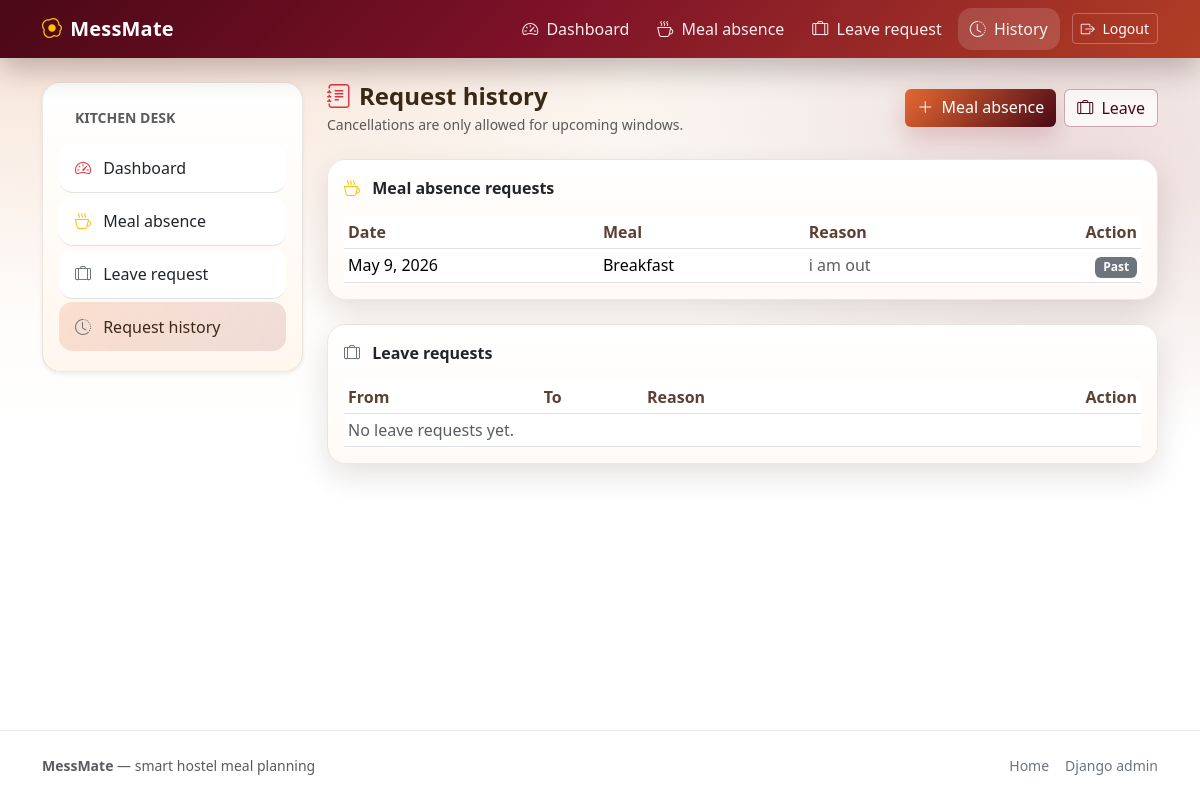
The app's page /requests/ (signed in), older data.
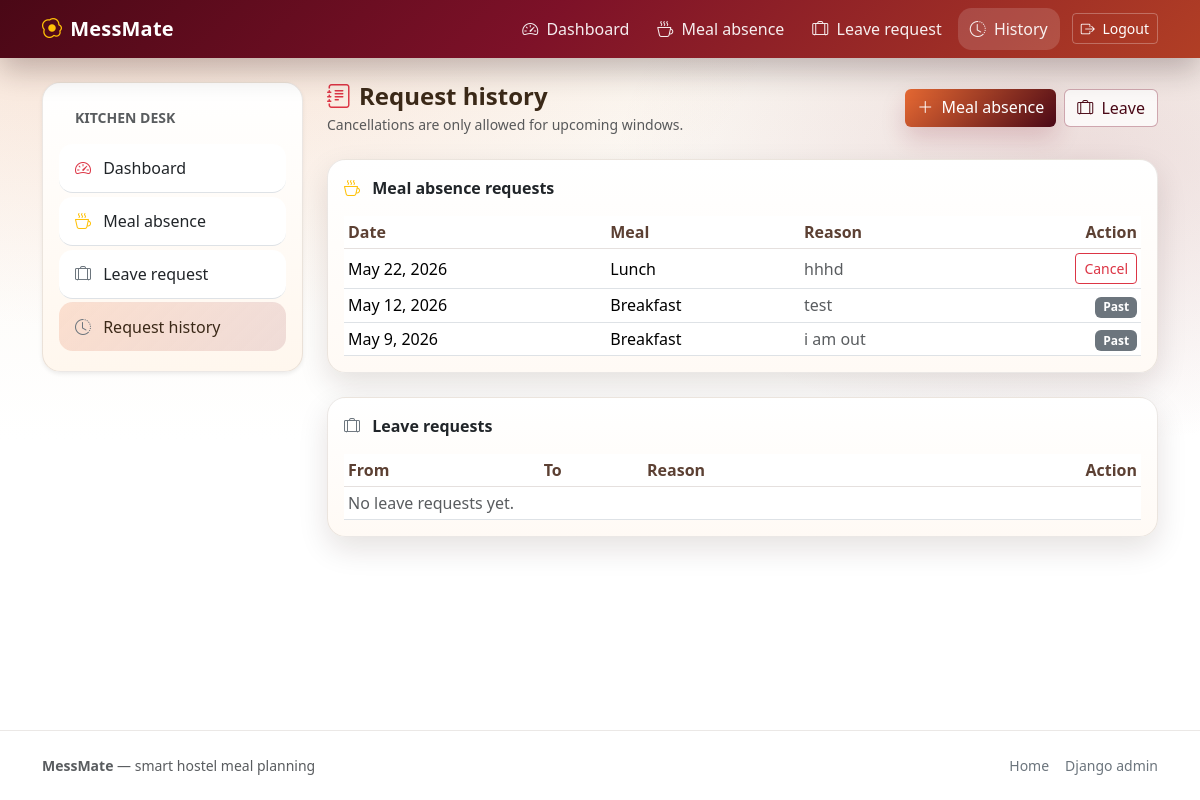
The same page, newer data.
### mess/models.py (models this page shows, shortened)
class MealAbsence(models.Model):
    class MealType(models.TextChoices):
        BREAKFAST = "BREAKFAST", "Breakfast"
        LUNCH = "LUNCH", "Lunch"
        DINNER = "DINNER", "Dinner"
    student = models.ForeignKey(
        StudentProfile,
        on_delete=models.CASCADE,
        related_name="meal_absences",
    )
    date = models.DateField()
    meal_type = models.CharField(max_length=10, choices=MealType.choices)
    reason = models.TextField(blank=True)
    created_at = models.DateTimeField(auto_now_add=True)
    is_seen = models.BooleanField(default=False)
    class Meta:
        constraints = [
            models.UniqueConstraint(
                fields=["student", "date", "meal_type"],
                name="unique_meal_absence_per_day",
            )
        ]
        ordering = ["-date", "-created_at"]

### mess/views.py (the view)
# urls.py: path("requests/", views.request_history, name="request_history"),
@login_required
def request_history(request):
    profile = _get_student_profile(request.user)
    if profile is None:
        messages.error(request, "Student profile not found.")
        return redirect("home")
    today = _today()
    meal_absences = MealAbsence.objects.filter(student=profile)
    leave_requests = LeaveRequest.objects.filter(student=profile)
    return render(
        request,
        "mess/request_history.html",
        {
            "today": today,
            "meal_absences": meal_absences,
            "leave_requests": leave_requests,
        },
    )

### mess/context_processors.py (called while the page is built)
def mess_notifications(request):
    ctx = {"unseen_meal_count": 0, "unseen_leave_count": 0}
    user = getattr(request, "user", None)
    if user is None or not user.is_authenticated or not user.is_staff:
        return ctx
    ctx["unseen_meal_count"] = MealAbsence.objects.filter(is_seen=False).count()
    ctx["unseen_leave_count"] = LeaveRequest.objects.filter(is_seen=False).count()
    return ctx

### mess/views.py (called while the page is built)
def _get_student_profile(user: StudentUser) -> StudentProfile | None:
    try:
        return user.profile
    except StudentProfile.DoesNotExist:
        return None

def _today() -> date:
    return timezone.localdate()

### templates/mess/request_history.html (shortened to what this page needs)
{% extends 'base.html' %}
{% block content %}
  <div class="d-flex flex-wrap gap-2 align-items-center justify-content-between mb-4">
    <div>
      <div class="h4 fw-semibold mb-1 d-flex align-items-center gap-2">
        <i class="bi bi-journal-text text-danger"></i> Request history
      </div>
      <div class="text-muted small">Cancellations are only allowed for upcoming windows.</div>
    </div>
    <div class="d-flex flex-wrap gap-2">
      <a class="btn btn-mess-primary" href="{% url 'meal_absence_create' %}"><i class="bi bi-plus-lg me-1"></i> Meal absence</a>
      <a class="btn btn-outline-mess" href="{% url 'leave_request_create' %}"><i class="bi bi-suitcase-lg me-1"></i> Leave</a>
    </div>
  </div>
  <div class="card card-mess mb-4">
    <div class="card-body">
      <div class="fw-semibold mb-3"><i class="bi bi-cup-hot me-2 text-warning"></i> Meal absence requests</div>
      <div class="table-responsive">
        <table class="table table-sm align-middle table-mess mb-0">
          <thead>
            <tr>
              <th>Date</th>
              <th>Meal</th>
              <th>Reason</th>
              <th class="text-end">Action</th>
            </tr>
          </thead>
          <tbody>
            {% for a in meal_absences %}
              <tr>
                <td>{{ a.date }}</td>
                <td>{{ a.get_meal_type_display }}</td>
                <td class="text-muted">{{ a.reason|default:"—" }}</td>
                <td class="text-end">
                  {% if a.date >= today %}
                    <form class="d-inline" method="post" action="{% url 'cancel_meal_absence' a.id %}">
                      <button class="btn btn-sm btn-outline-danger" type="submit">Cancel</button>
                    </form>
                  {% else %}
                    <span class="badge text-bg-secondary">Past</span>
                  {% endif %}
                </td>
              </tr>
            {% empty %}
              <tr><td colspan="4" class="text-muted">No meal absence requests yet.</td></tr>
            {% endfor %}
          </tbody>
        </table>
      </div>
    </div>
  </div>
  <div class="card card-mess">
    <div class="card-body">
      <div class="fw-semibold mb-3"><i class="bi bi-suitcase-lg me-2 text-secondary"></i> Leave requests</div>
      <div class="table-responsive">
        <table class="table table-sm align-middle table-mess mb-0">
          <thead>
            <tr>
              <th>From</th>
              <th>To</th>
              <th>Reason</th>
              <th class="text-end">Action</th>
            </tr>
          </thead>
          <tbody>
            {% for l in leave_requests %}
              <tr>
                <td>{{ l.from_date }}</td>
                <td>{{ l.to_date }}</td>
                <td class="text-muted">{{ l.reason|default:"—" }}</td>
                <td class="text-end">
                  {% if l.to_date >= today %}
                    <form class="d-inline" method="post" action="{% url 'cancel_leave_request' l.id %}">
                      {% csrf_token %}
                      <button class="btn btn-sm btn-outline-danger" type="submit">Cancel</button>
                    </form>
                  {% else %}
                    <span class="badge text-bg-secondary">Past</span>
                  {% endif %}
                </td>
              </tr>
            {% empty %}
              <tr><td colspan="4" class="text-muted">No leave requests yet.</td></tr>
            {% endfor %}
          </tbody>
        </table>
      </div>
    </div>
  </div>
{% endblock %}

Row changes from the older to the newer data that the page shows:
added MealAbsence: date "May 22, 2026", meal_type "Lunch", reason "hhhd", shows "Cancel"
added MealAbsence: date "May 12, 2026", meal_type "Breakfast", reason "test", shows "Past"
